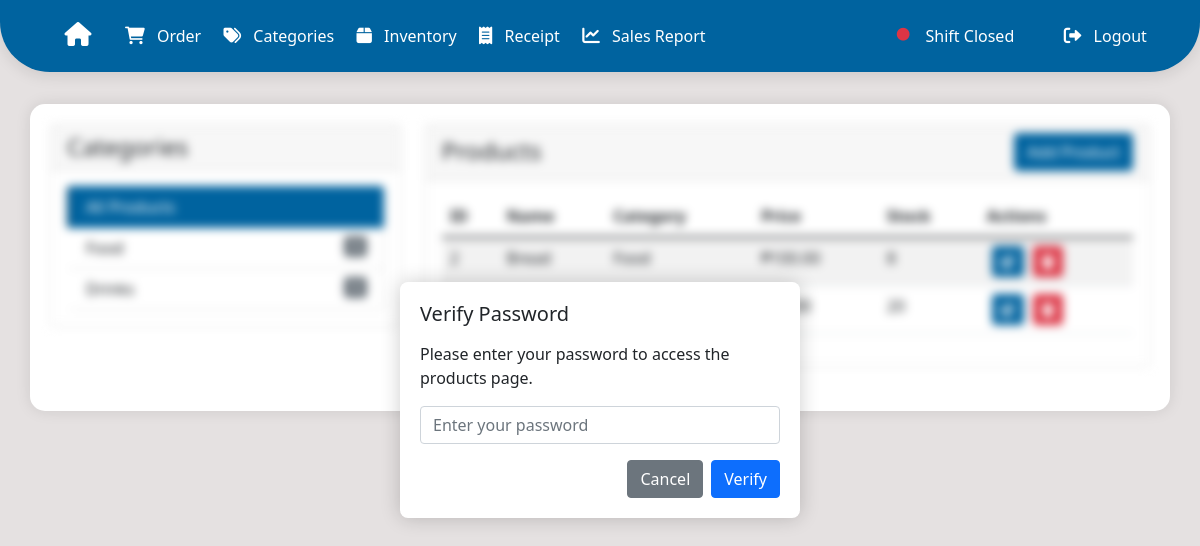
Screenshot of /products (signed in) with the database file from the repository.
### app.py (models this page shows, shortened)
class Category(db.Model):
    id = db.Column(db.Integer, primary_key=True)
    name = db.Column(db.String(100), nullable=False)
    user_id = db.Column(db.Integer, db.ForeignKey('user.id', ondelete='CASCADE'), nullable=False)
    products = db.relationship('Product', backref='category', lazy=True, cascade="all, delete-orphan")

class Product(db.Model):
    id = db.Column(db.Integer, primary_key=True)
    name = db.Column(db.String(100), nullable=False)
    price = db.Column(db.Float, nullable=False)
    stock = db.Column(db.Integer, nullable=False)
    category_id = db.Column(db.Integer, db.ForeignKey('category.id', ondelete='SET NULL'), nullable=True)
    user_id = db.Column(db.Integer, db.ForeignKey('user.id', ondelete='CASCADE'), nullable=False)

### app.py (the view)
@app.route('/products')
def products():
    if 'user_id' not in session:
        return redirect(url_for('login'))
    category_id = request.args.get('category_id', type=int)
    selected_category = None
    if category_id:
        selected_category = Category.query.filter_by(id=category_id, user_id=session['user_id']).first_or_404()
        products = Product.query.filter_by(category_id=category_id, user_id=session['user_id']).all()
    else:
        products = Product.query.filter_by(user_id=session['user_id']).all()
    categories = Category.query.filter_by(user_id=session['user_id']).all()
    return render_template('products.html',
                         products=products,
                         categories=categories,
                         selected_category=selected_category)

### templates/products.html (shortened to what this page needs)
{% extends "base.html" %}
{% block content %}
<div id="passwordVerification" class="password-overlay">
    <h5 class="mb-3">Verify Password</h5>
    <p>Please enter your password to access the products page.</p>
    <div class="mb-3">
        <input type="password" class="form-control" id="verifyPassword" placeholder="Enter your password">
    </div>
    <div class="d-flex justify-content-end gap-2">
        <a href="{{ url_for('index') }}" class="btn btn-secondary">Cancel</a>
        <button type="button" class="btn btn-primary" onclick="verifyPassword()">Verify</button>
    </div>
</div>
<div id="productsContent" class="content-locked">
    <div class="row mb-4">
        <div class="col-md-4">
            <div class="card">
                <div class="card-header">
                    <h4 class="mb-0">Categories</h4>
                </div>
                <div class="card-body">
                    <div class="list-group">
                        <a href="{{ url_for('products') }}" class="list-group-item list-group-item-action {% if not selected_category %}active{% endif %}">
                            All Products
                        </a>
                        {% for category in categories %}
                        <a href="{{ url_for('products', category_id=category.id) }}"
                           class="list-group-item list-group-item-action {% if selected_category and selected_category.id == category.id %}active{% endif %}">
                            {{ category.name }}
                            <span class="badge bg-secondary float-end">{{ category.products|length }}</span>
                        </a>
                        {% endfor %}
                    </div>
                </div>
            </div>
        </div>
        <div class="col-md-8">
            <div class="card">
                <div class="card-header d-flex justify-content-between align-items-center">
                    <h4 class="mb-0">Products</h4>
                    {% if session.get('user_id') %}
                    <a href="{{ url_for('add_product') }}" class="btn btn-custom-primary">Add Product</a>
                    {% endif %}
                </div>
                <div class="card-body">
                    <div class="table-responsive">
                        <table class="table table-striped">
                            <thead>
                                <tr>
                                    <th>ID</th>
                                    <th>Name</th>
                                    <th>Category</th>
                                    <th>Price</th>
                                    <th>Stock</th>
                                    <th>Actions</th>
                                </tr>
                            </thead>
                            <tbody>
                                {% for product in products %}
                                <tr>
                                    <td>{{ product.id }}</td>
                                    <td>{{ product.name }}</td>
                                    <td>{{ product.category.name if product.category else 'No Category' }}</td>
                                    <td>₱{{ "%.2f"|format(product.price) }}</td>
                                    <td>{{ product.stock }}</td>
                                    <td class="action-buttons">
                                        {% if product.user_id == session.get('user_id') %}
                                        <a href="{{ url_for('edit_product', id=product.id) }}" class="btn btn-sm btn-custom-primary">
                                            <i class="fas fa-edit"></i>
                                        </a>
                                        <button class="btn btn-sm btn-danger" onclick="confirmDelete({{ product.id }}, '{{ product.name }}')">
                                            <i class="fas fa-trash"></i>
                                        </button>
                                        {% endif %}
                                    </td>
                                </tr>
                                {% endfor %}
                            </tbody>
                        </table>
                    </div>
                </div>
            </div>
        </div>
    </div>
</div>
{% endblock %}

### templates/base.html (style rules this page uses)
body { background-color: #e5e1e1; min-height: 100vh; }
* { scrollbar-width: thin; scrollbar-color: #034a75 rgba(3, 74, 117, 0.1); }

### templates/products.html (style rules this page uses)
.btn-custom-primary { background-color: #00639f; border-color: #00639f; color: white; transition: all 0.3s ease; }
.list-group-item { transition: all 0.3s ease; border-left: 3px solid transparent; }
.list-group-item.active { background-color: #00639f; border-color: #00639f; border-left: 3px solid #034a75; }
.action-buttons { white-space: nowrap; }
.action-buttons .btn { margin-left: 5px; }
.content-locked { filter: blur(5px); pointer-events: none; position: relative; }
.password-overlay { position: fixed; top: 50%; left: 50%; transform: translate(-50%, -50%); z-index: 1050; background: white; padding: 20px; border-radius: 8px; box-shadow: 0 0 20px rgba(0,0,0,0.2); width: 90%; max-width: 400px; }

### rows the page displays
Category: name "Food"
Category: name "Drinks"
Product: id "2", name "Bread", category "Food", price "100.00", stock "8"
Product: stock "20"
